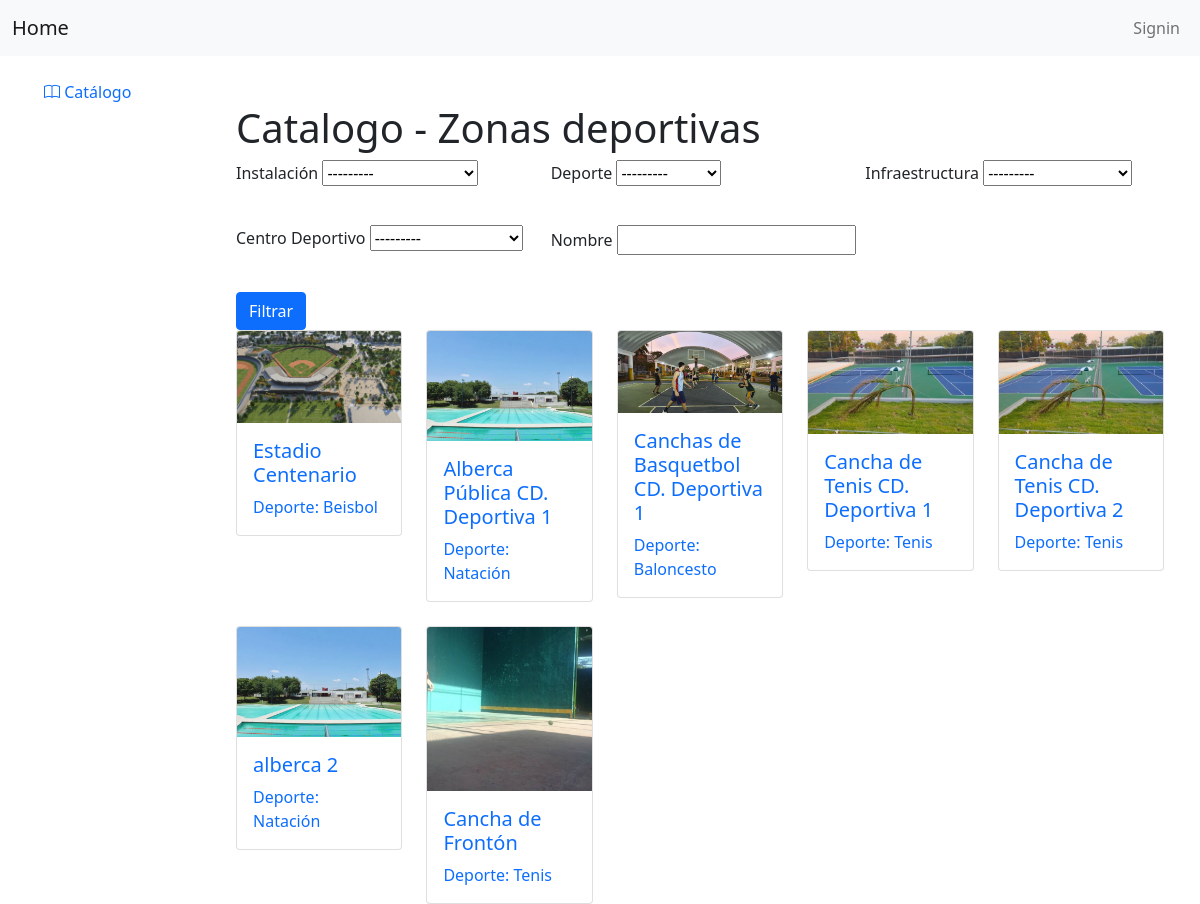
/catalogue/, run on the app's committed database.
### Reservacion/models.py (models this page shows, shortened)
class SportZones(models.Model):
    id_sportzones = models.AutoField(primary_key=True)
    id_facilities=models.ForeignKey(Facilities, on_delete=models.CASCADE)
    id_sports=models.ForeignKey(Sports, on_delete=models.CASCADE)
    id_infrastructures= models.ForeignKey(Infrastructures , on_delete=models.CASCADE)
    id_sportcenters =models.ForeignKey(SportCenters, on_delete=models.CASCADE)
    url_image = models.ImageField(upload_to='images/sport-zones/', default='images/transparent.png')
    capacity = models.IntegerField(default=0)
    name = models.CharField(max_length=100)
    section = models.IntegerField(default=0,editable=False)  # Añadimos el campo 'section'

class Sports(models.Model):
    id_sports = models.AutoField(primary_key=True)
    name = models.CharField(max_length=35)
    def __str__(self):
        return  self.name

### Reservacion/views.py (the view)
# urls.py: path('catalogue/', views.SportZonesListView.as_view(), name='catalogue'),
class SportZonesListView(FilterView):
    filterset_class = SportZonesFilter
    queryset = SportZones.objects.all()
    template_name = 'catalogue.html'

### Reservacion/models.py (called while the page is built)
    def __str__(self):
        return  self.name

    def __str__(self):
        return  self.name

    def __str__(self):
        return  self.name

### Reservacion/templates/catalogue.html
{% extends "base.html" %}
{% block content %}
<div class="container mt-5">
    <h1>Catalogo - Zonas deportivas</h1>
    <form method="get" class="row g-3">
        <div class="col-md-4">
          <div class="mb-3">
            <label for="{{ filter.form.facilities.id_for_label }}" class="form-label">{{ filter.form.facilities.label }}</label>
            {{ filter.form.facilities }}
          </div>
        </div>
        <div class="col-md-4">
          <div class="mb-3">
            <label for="{{ filter.form.sports.id_for_label }}" class="form-label">{{ filter.form.sports.label }}</label>
            {{ filter.form.sports }}
          </div>
        </div>
        <div class="col-md-4">
          <div class="mb-3">
            <label for="{{ filter.form.infrastructures.id_for_label }}" class="form-label">{{ filter.form.infrastructures.label }}</label>
            {{ filter.form.infrastructures }}
          </div>
        </div>
        <div class="col-md-4">
          <div class="mb-3">
            <label for="{{ filter.form.sportcenters.id_for_label }}" class="form-label">{{ filter.form.sportcenters.label }}</label>
            {{ filter.form.sportcenters }}
          </div>
        </div>
        <div class="col-md-8">
            <div class="mb-3">
              <label for="{{ filter.form.name.id_for_label }}" class="form-label">{{ filter.form.name.label }}</label>
              {{ filter.form.name }}
            </div>
          </div>
        <div class="col-12">
          <button type="submit" class="btn btn-primary">Filtrar</button>
        </div>
      </form>
    {% if filter %}
    <div class="row row-cols-1 row-cols-md-5 g-4">
        {% for zone in filter.qs %}
        <div class="col">
            <div class="card">
                <a href="{% url 'cataloguedetail' zone.id_sportzones %}" class="text-decoration-none">
                    <img src="{{ zone.url_image.url }}" class="card-img-top" alt="{{ zone.name }}">
                    <div class="card-body">
                        <h5 class="card-title">{{ zone.name }}</h5>
                        <p class="card-text">Deporte: {{ zone.id_sports }}</p>
                    </div>
                </a>
            </div>
        </div>
        {% endfor %}
    </div>
    {% else %}
    <p>No hay zonas deportivas disponibles.</p>
    {% endif %}
</div>
{% endblock %}

### Reservacion/templates/base.html (shortened to what this page needs)
<!doctype html>
<html lang="es">
    <head>
    <link href="https://cdn.jsdelivr.net/npm/bootstrap@5.0.2/dist/css/bootstrap.min.css" rel="stylesheet">
    <link href="https://cdn.jsdelivr.net/npm/bootstrap-icons/font/bootstrap-icons.css" rel="stylesheet">
    <link rel="stylesheet" href="https://cdn.jsdelivr.net/npm/tempusdominus-bootstrap-4@5.39.0/css/tempusdominus-bootstrap-4.min.css">
    <link rel="stylesheet" href="https://cdn.jsdelivr.net/npm/flatpickr/dist/flatpickr.min.css">
    {% load static %}
    <link rel="stylesheet" href="{% static 'fullcalendar/lib/main.css' %}">
    <link rel="stylesheet" href="{% static 'mobiscroll/css/mobiscroll.jquery.min.css' %}">
    <link rel="stylesheet" href="{% static 'mobiscroll/js/mobiscroll.jquery.min.js' %}">
    </head>
  <header>
    <nav class="navbar navbar-expand-lg navbar-light bg-light">
      <div class="container-fluid">
        <a class="navbar-brand" href="/">Home</a>
        <div class="collapse navbar-collapse" id="navbarSupportedContent">
          <ul class="navbar-nav ms-auto mb-2 mb-lg-0">
            {% if user.is_authenticated  %}
              <li class="nav-item">
                <a class="nav-link" href="/logout/">Logout</a>
              </li>
              {% if user.is_staff %}
        <a href="{% url 'admin:index' %}" class="btn btn-primary">Panel de Administración</a>
        {% endif %}
            {% else %}
              <li class="nav-item">
                <a class="nav-link" href="/signin/">Signin</a>
              </li>
            {% endif %}
          </ul>
        </div>
      </div>
    </nav>
  </header>
<body>
  <div class="container-fluid">
    <div class="row">
      <nav class="col-md-2 col-lg-2 col-xl-2 sidebar">
        <div class="d-flex flex-column align-items-start p-3">
          <ul class="nav flex-column mb-auto">
            <li class="nav-item">
              <a class="nav-link" href="/catalogue/">
                <i class="bi bi-book"></i> Catálogo
              </a>
            </li>
          </ul>
        </div>
      </nav>
      <main class="col-md-10 col-lg-10 col-xl-10">
        {% block content %}
        {% endblock %}
      </main>
    </div>
  </div>
</body>
</html>

### data on the page
SportZones: url_image (picture), name "Estadio Centenario", id_sports "Beisbol"
SportZones: url_image (picture), name "Alberca Pública CD. Deportiva 1", id_sports "Natación"
SportZones: url_image (picture), name "Canchas de Basquetbol CD. Deportiva 1", id_sports "Baloncesto"
SportZones: url_image (picture), name "Cancha de Tenis CD. Deportiva 1", id_sports "Tenis"
SportZones: url_image (picture), name "Cancha de Tenis CD. Deportiva 2", id_sports "Tenis"
SportZones: url_image (picture), name "alberca 2", id_sports "Natación"
SportZones: url_image (picture), name "Cancha de Frontón", id_sports "Tenis"

### other printed values
{{ filter.form.facilities.label }} "Instalación"
{{ filter.form.sports.label }} "Deporte"
{{ filter.form.infrastructures.label }} "Infraestructura"
{{ filter.form.sportcenters.label }} "Centro Deportivo"
{{ filter.form.name.label }} "Nombre"
